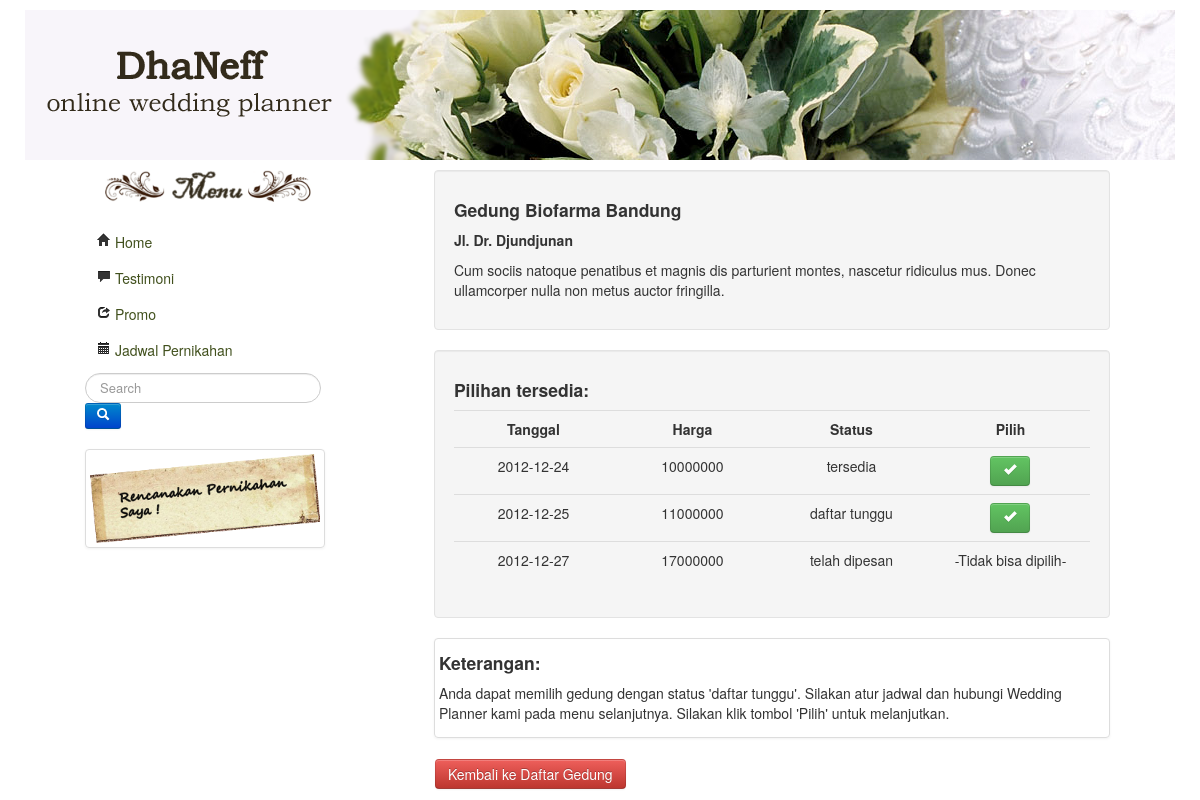
The app's page /view/view-pilihdetail.php?ged=1 with its own data.
### tables this page shows
CREATE TABLE IF NOT EXISTS `gedung` (
  `id_gedung` int(11) NOT NULL AUTO_INCREMENT,
  `nama_gedung` varchar(50) DEFAULT NULL,
  `alamat` text,
  `id_kota` int(11) NOT NULL,
  `waktu` varchar(40) DEFAULT NULL,
  `keterangan` varchar(40) DEFAULT NULL,
  `deskripsi_gedung` text,
  `gambar_gedung` varchar(50) DEFAULT NULL,
  `kapasitas` int(4) DEFAULT NULL,
  `flag` tinyint(1) NOT NULL DEFAULT '1',
  PRIMARY KEY (`id_gedung`)
);

CREATE TABLE IF NOT EXISTS `gedung_detail` (
  `id_detail` int(11) NOT NULL AUTO_INCREMENT,
  `id_gedung` int(11) DEFAULT NULL,
  `tanggal` date DEFAULT NULL,
  `harga` decimal(10,0) DEFAULT NULL,
  `id_status` int(11) DEFAULT NULL,
  `flag` tinyint(1) DEFAULT NULL,
  PRIMARY KEY (`id_detail`)
);

CREATE TABLE IF NOT EXISTS `status` (
  `id_status` int(11) NOT NULL AUTO_INCREMENT,
  `status` varchar(40) NOT NULL,
  PRIMARY KEY (`id_status`)
);

### view/view-pilihdetail.php (the view, shortened to what this page needs)
<?php
include('../model/model-pesan.php');
include_once ('header.php');
echo "<div class='span8 offset1'>";
$obj=new Pesan("localhost","root","","wedding");
	if(isset($_REQUEST['ged'])){
		$obj->detail($_REQUEST['ged']);
	?>
<html>
	<body>
			<div class="well">
				<h4>Pilihan tersedia: </h4>
				<table class="table table-hover" width="100%" border="0">
					<tr>
						<th width="25%">Tanggal</th>
						<th width="25%">Harga</th>
						<th width="25%">Status</th>
						<th width="25%">Pilih</th>
					</tr>
					<?php foreach($obj->data as $val){
							extract($val);
							?>
								<tr align="center">
								<td><?php echo $tanggal; ?></td>
								<td><?php echo $harga; ?></td>
								<td><?php echo $status; ?></td>
									<?php if($id_status==6){
										echo "<td> -Tidak  bisa dipilih- </td>";
											} else {?>
											<td><a href="view-pilihpaket.php?detail=<?php echo $id_detail; ?>" class="btn btn-success" rel="tooltip" title="Pilih"><i class="icon-ok icon-white" ></i></a>
											</td>
										<?php } ?>
					</tr>
					<?php }
				echo "</table>";
				}
				echo "</div>";
?>
<div class="thumbnail">
<h4>Keterangan: </h4>
<p>Anda dapat memilih gedung dengan status 'daftar tunggu'. Silakan atur jadwal dan hubungi Wedding Planner kami pada menu selanjutnya.
Silakan klik tombol 'Pilih' untuk melanjutkan.</p>
</div><br>
<table width="100%" border="0"><tr>
<td><a class="btn btn-danger" href="view-gedung.php">Kembali ke Daftar Gedung</a></td>
</tr></table>
		</body>
	</html>

### model/model-pesan.php (shortened to what this page needs)
<?php
class Pesan {
	public $mysqli;
	public $data;
	public function __construct($host,$username,$password,$db_name){
		$this->mysqli = new mysqli($host, $username, $password, $db_name);
	}
	public function detail($id){
		$query="SELECT d.id_detail, g.id_gedung, g.nama_gedung, g.gambar_gedung, g.deskripsi_gedung, d.tanggal, d.harga, s.id_status, s.status
		FROM gedung_detail d
		JOIN gedung g ON g.id_gedung = d.id_gedung
		JOIN STATUS s ON s.id_status = d.id_status
		WHERE g.id_gedung ='$id' && d.flag = 1
		ORDER BY d.id_status ASC
		LIMIT 0 , 30";
		$result= $this->mysqli->query($query);
		$query2="SELECT distinct g.nama_gedung, g.alamat, g.deskripsi_gedung
		from gedung g
		where g.id_gedung ='$id'";
		$result2=$this->mysqli->query($query2);
		$a=$result2->fetch_assoc();
		echo "<div class='well'>
			<h4>".$a['nama_gedung']."</h4>
			<h5>".$a['alamat']."</h5>
			<p>".$a['deskripsi_gedung']."</p>
			</div>
			";
		if($result){
			while($rows=$result->fetch_assoc()){
				$this->data[]=$rows;
			}
			return $this->data;
		}
	}
}

### records on screen
gedung: nama_gedung "Gedung Biofarma Bandung", alamat "Jl. Dr. Djundjunan", deskripsi_gedung "Cum sociis natoque penatibus et magnis dis parturient montes, nascetur ridiculus mus. Donec ullamcorper nulla non metus auctor fringilla."
gedung_detail: tanggal "2012-12-24", harga "10000000", id_status.status "tersedia"
gedung_detail: tanggal "2012-12-25", harga "11000000", id_status.status "daftar tunggu"
gedung_detail: tanggal "2012-12-27", harga "17000000", id_status.status "telah dipesan", shows "-Tidak bisa dipilih-"
